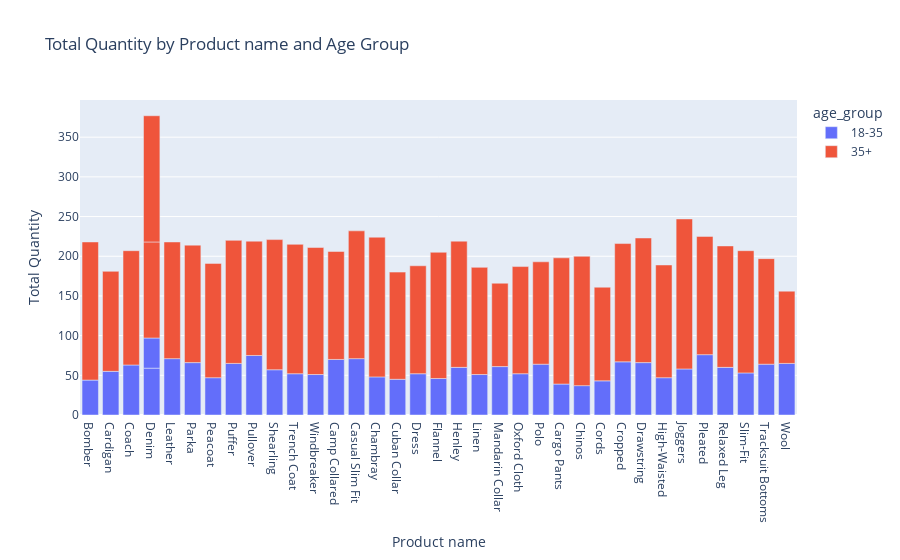

This figure's notebook cell:
### Code cell
fig_bar = px.bar(df_1, x='product_name', y='total_quantity', color='age_group', 
                 title='Total Quantity by Product name and Age Group',
                 labels={'total_quantity':'Total Quantity', 'product_name':'Product name'})
fig_bar.show()

### Figure 1 — Plotly figure (JSON) as saved in the notebook; plotly's stock layout.template omitted (floating-point values rounded to 4 significant figures)
{"data": [{"alignmentgroup": "True", "hovertemplate": "age_group=18-35<br>Product name=%{x}<br>Total Quantity=%{y}<extra></extra>", "legendgroup": "18-35", "marker": {"color": "#636efa", "pattern": {"shape": ""}}, "name": "18-35", "offsetgroup": "18-35", "orientation": "v", "showlegend": true, "textposition": "auto", "type": "bar", "x": ["Bomber", "Cardigan", "Coach", "Denim", "Leather", "Parka", "Peacoat", "Puffer", "Pullover", "Shearling", "Trench Coat", "Windbreaker", "Camp Collared", "Casual Slim Fit", "Chambray", "Cuban Collar", "Denim", "Dress", "Flannel", "Henley", "Linen", "Mandarin Collar", "Oxford Cloth", "Polo", "Cargo Pants", "Chinos", "Cords", "Cropped", "Drawstring", "High-Waisted", "Joggers", "Pleated", "Relaxed Leg", "Slim-Fit", "Tracksuit Bottoms", "Wool"], "xaxis": "x", "y": [44, 55, 63, 59, 71, 66, 47, 65, 75, 57, 52, 51, 70, 71, 48, 45, 38, 52, 46, 60, 51, 61, 52, 64, 39, 37, 43, 67, 66, 47, 58, 76, 60, 53, 64, 65], "yaxis": "y"}, {"alignmentgroup": "True", "hovertemplate": "age_group=35+<br>Product name=%{x}<br>Total Quantity=%{y}<extra></extra>", "legendgroup": "35+", "marker": {"color": "#EF553B", "pattern": {"shape": ""}}, "name": "35+", "offsetgroup": "35+", "orientation": "v", "showlegend": true, "textposition": "auto", "type": "bar", "x": ["Bomber", "Cardigan", "Coach", "Denim", "Leather", "Parka", "Peacoat", "Puffer", "Pullover", "Shearling", "Trench Coat", "Windbreaker", "Camp Collared", "Casual Slim Fit", "Chambray", "Cuban Collar", "Denim", "Dress", "Flannel", "Henley", "Linen", "Mandarin Collar", "Oxford Cloth", "Polo", "Cargo Pants", "Chinos", "Cords", "Cropped", "Drawstring", "High-Waisted", "Joggers", "Pleated", "Relaxed Leg", "Slim-Fit", "Tracksuit Bottoms", "Wool"], "xaxis": "x", "y": [174, 126, 144, 121, 147, 148, 144, 155, 144, 164, 163, 160, 136, 161, 176, 135, 159, 136, 159, 159, 135, 105, 135, 129, 159, 163, 118, 149, 157, 142, 189, 149, 153, 154, 133, 91], "yaxis": "y"}], "layout": {"barmode": "relative", "legend": {"title": {"text": "age_group"}, "tracegroupgap": 0}, "title": {"text": "Total Quantity by Product name and Age Group"}, "xaxis": {"anchor": "y", "domain": [0, 1], "title": {"text": "Product name"}}, "yaxis": {"anchor": "x", "domain": [0, 1], "title": {"text": "Total Quantity"}}}}
